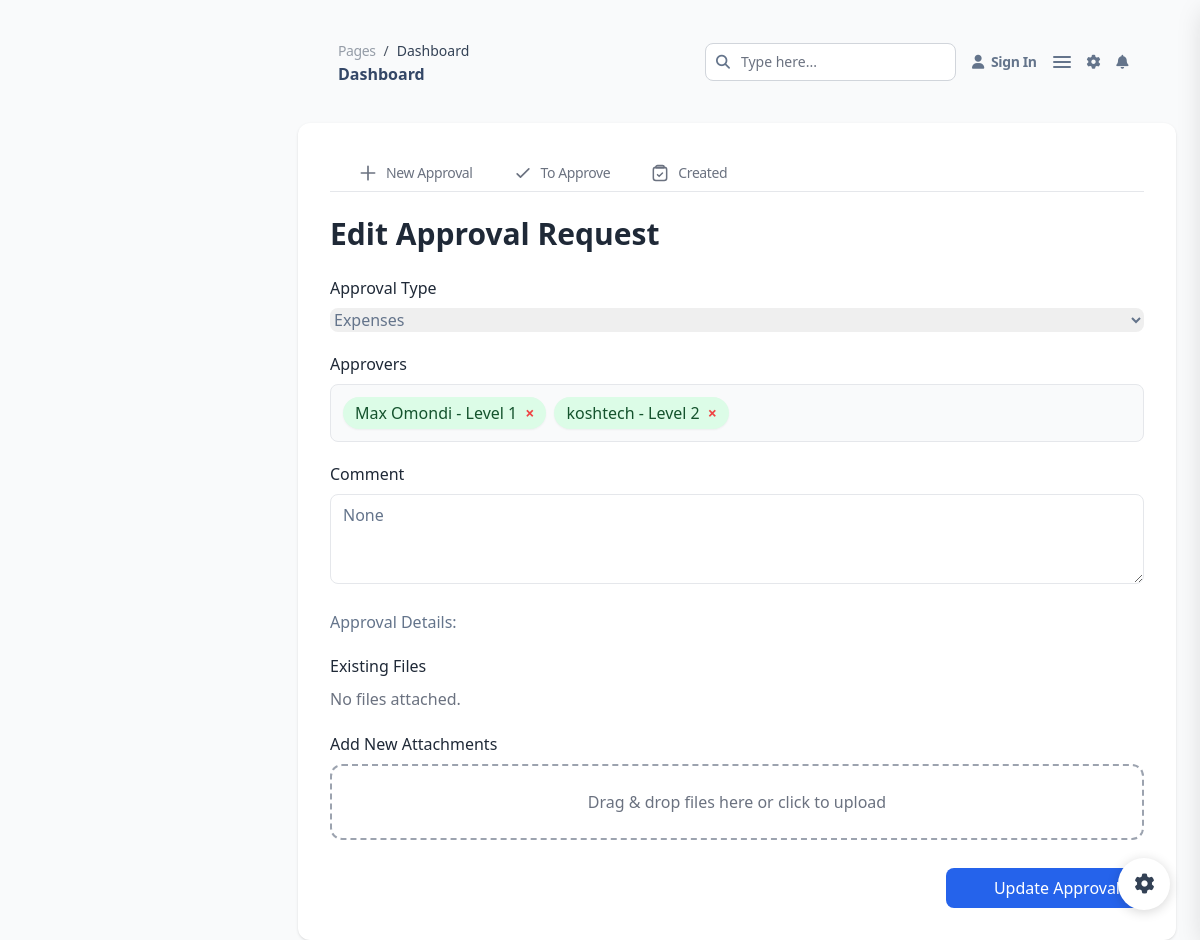
The app's page /approvals/edit-approval/25/ (signed in) with its own data.
### approvals/models.py (models this page shows, shortened)
class ApprovalRecord(models.Model):
    STATUS_CHOICES = [
        ("pending", "Pending"),
        ("approved", "Approved"),
        ("rejected", "Rejected"),
        ("notified", "Notified"),
    ]
    approval_type = models.ForeignKey(ApprovalType, on_delete=models.CASCADE)
    approver = models.ForeignKey(Employee, on_delete=models.CASCADE, related_name="approvals")
    creator = models.ForeignKey(Employee, on_delete=models.CASCADE, related_name="created_approvals")
    content_type = models.ForeignKey(ContentType, on_delete=models.CASCADE, blank=True, null=True)
    object_id = models.PositiveIntegerField(blank=True, null=True)
    content_object = GenericForeignKey("content_type", "object_id")
    level = models.PositiveIntegerField(default=1)
    status = models.CharField(max_length=20, choices=STATUS_CHOICES, default="pending")
    comment = models.TextField(blank=True, null=True)
    approved_at = models.DateTimeField(blank=True, null=True)
    is_proper_approver = models.BooleanField(default=True)
    was_notified = models.BooleanField(default=False)
    rich_content = HTMLField(blank=True, null=True)
    created_at = models.DateTimeField(auto_now_add=True)
    updated_at = models.DateTimeField(auto_now=True)

class ApprovalType(models.Model):
    name = models.CharField(max_length=100, unique=True)
    description = models.TextField(blank=True, null=True)

### users/models.py (models this page shows, shortened)
class Employee(models.Model):
    EMPLOYMENT_TYPE_CHOICES = [
        ('full_time', 'Full-Time'),
        ('part_time', 'Part-Time'),
        ('contract', 'Contract'),
        ('intern', 'Intern'),
    ]
    GENDER_CHOICES = [
        ('male', 'Male'),
        ('female', 'Female'),
        ('other', 'Other'),
    ]
    MARITAL_STATUS_CHOICES = [
        ('single', 'Single'),
        ('married', 'Married'),
        ('divorced', 'Divorced'),
        ('widowed', 'Widowed'),
    ]
    JOB_STATUS_CHOICES = [
        ('active', 'Active'),
        ('suspended', 'Suspended'),
        ('terminated', 'Terminated'),
        ('resigned', 'Resigned'),
    ]
    employee_code = models.CharField(max_length=20, unique=True)
    full_name = models.CharField(max_length=255, null=True)
    phone_number = models.CharField(max_length=20,null=True)
    date_of_joining = models.DateField(null=True, blank=True)
    department = models.ForeignKey(Department, on_delete=models.SET_NULL, null=True, blank=True)
    sub_department = models.ForeignKey(SubDepartment, on_delete=models.SET_NULL, null=True, blank=True)
    stations = models.ManyToManyField(
        "attendance.Station",
        related_name="employees",
        blank=True
    )
    job_position = models.CharField(max_length=255, blank=True, null=True)
    employment_type = models.CharField(max_length=50, choices=[("full_time", "Full Time"), ("part_time", "Part Time"), ("contract", "Contract")])
    gender = models.CharField(max_length=10,null=True, choices=[("male", "Male"), ("female", "Female"), ("other", "Other")])
    marital_status = models.CharField(max_length=15,null=True, choices=[("single", "Single"), ("married", "Married"), ("divorced", "Divorced")])
    job_status = models.CharField(max_length=20, choices=[("active", "Active"), ("inactive", "Inactive")])
    national_id = models.CharField(max_length=20, blank=True, null=True)
    date_of_birth = models.DateField(null=True, blank=True)
    address = models.TextField(blank=True, null=True)
    bank_account_number = models.CharField(max_length=30, blank=True, null=True)
    bank_name = models.CharField(max_length=100, blank=True, null=True)
    next_of_kin_name = models.CharField(max_length=255, blank=True, null=True)
    next_of_kin_relationship = models.CharField(max_length=100, blank=True, null=True)
    next_of_kin_phone = models.CharField(max_length=20, blank=True, null=True)
    documents = models.FileField(upload_to="employee_docs/", blank=True, null=True)
    profile_image = models.ImageField(
        upload_to="employee_photos/",
        null=True,
        blank=True,
        help_text="Upload employee profile picture"
    )
    created_at = models.DateTimeField(auto_now_add=True)
    updated_at = models.DateTimeField(auto_now=True)
    bank_account_number = models.CharField(max_length=30, blank=True, null=True)
    bank_name = models.CharField(max_length=100, blank=True, null=True)
    basic_salary = models.DecimalField(
        max_digits=10, decimal_places=2,
        default=0,
        help_text="Base salary of the employee"
    )
    allowances = models.ManyToManyField(
        'payroll.Allowance',
        blank=True,
        related_name='employees',
        help_text="Allowances applicable to this employee"
    )
    overtime_rate = models.DecimalField(
        max_digits=10, decimal_places=2,
        default=0,
        help_text="Standard overtime rate per hour"
    )
    night_overtime_rate = models.DecimalField(
        max_digits=10, decimal_places=2,
        default=0,
        help_text="Night overtime rate per hour"
    )
    weekend_overtime_rate = models.DecimalField(
        max_digits=10, decimal_places=2,
        default=0,
        help_text="Weekend overtime rate per hour"
    )

### approvals/web/views.py (the view, shortened to what this page needs)
# urls.py: path("edit-approval/<int:approval_id>/", web_views.edit_approval, name="edit-approval"),
@login_required
def edit_approval(request, approval_id):
    approval = get_object_or_404(ApprovalRecord, id=approval_id)
    employee = Employee.objects.get(employee_code=request.user.username)
    form = ApprovalCreateForm(instance=approval)
    records = ApprovalRecord.objects.filter(
    content_type=approval.content_type,
    object_id=approval.object_id
    ).order_by("level", "id")   # ensure stable order
    unique_levels = {}
    for r in records:
        if r.level not in unique_levels:  # first record for this level only
            unique_levels[r.level] = r
    stages = list(unique_levels.values())
    initial_files = ApprovalAttachment.objects.filter(approval=approval)
    editable = approval.level == 1
    context = {
        "approval": approval,
        "editable": editable,
        "stages": stages,
        "initial_files": initial_files,
        "form": form,
    }
    return render(request, "approvals/edit_approval.html", context)

### approvals/forms.py
class ApprovalCreateForm(forms.ModelForm):
    approvers = forms.ModelMultipleChoiceField(
        queryset=Employee.objects.all(),
        widget=forms.SelectMultiple(attrs={"class": "approver-select"})
    )
    class Meta:
        model = ApprovalRecord
        fields = ["approval_type", "rich_content", "approvers"]
        widgets = {
            "rich_content": TinyMCE(attrs={'cols': 80, 'rows': 30}),
        }
        labels = {
            "rich_content": "Approval Details",
            "document_attachments": "Attach Documents",
        }

### approvals/templates/approvals/edit_approval.html (shortened to what this page needs)
{% extends "configs/base.html" %}
{% load static %}
{% block content %}
<main class="ease-soft-in-out xl:ml-68.5 relative h-full max-h-screen rounded-xl transition-all duration-200 p-4 sm:p-6">
  {% include 'configs/partials/main-top-nav.html' %}
  <div class="bg-white rounded-xl shadow p-6 sm:p-8 max-w-6xl mx-auto mt-6">
    {% include 'approvals/partials/approval_tabs.html' %}
    <h6 class="text-2xl sm:text-3xl font-semibold mb-6 text-gray-800">
      Edit Approval Request
    </h6>
    <form method="POST" enctype="multipart/form-data" id="approval-form"
          hx-post="{% url 'edit-approval' approval.id %}"
          hx-target="#form-messages"
          hx-swap="innerHTML"
          hx-indicator="#save-spinner">
      <div class="mb-5">
        <label class="block mb-2 font-medium text-gray-800">Approval Type</label>
        <select name="approval_type"
                id="approval-type-select"
                class="approval-type-select w-full rounded-lg"
                {% if not editable %}disabled{% endif %}>
          {% for at in form.fields.approval_type.queryset %}
          <option value="{{ at.id }}" {% if at == approval.approval_type %}selected{% endif %}>
            {{ at.name }}
          </option>
          {% endfor %}
        </select>
      </div>
      <div class="mb-5">
        <label class="block mb-2 font-medium text-gray-800">Approvers</label>
        <div id="approvers-chips"
             class="flex flex-wrap gap-2 p-3 border rounded-lg min-h-[56px] bg-gray-50">
          {% for stage in stages %}
          <div class="flex items-center bg-green-100 text-green-900 px-3 py-1 rounded-full shadow-sm space-x-2 chip"
               data-id="{{ stage.approver.id }}">
            <span class="font-medium">{{ stage.approver.full_name }} - Level {{ stage.level }}</span>
            {% if editable %}
            <button type="button" class="text-red-500 font-bold remove-chip">&times;</button>
            {% endif %}
          </div>
          {% endfor %}
        </div>
      </div>
      <div class="mb-5">
        <label class="block mb-2 font-medium text-gray-800">Comment</label>
        <textarea name="comment"
                  rows="3"
                  class="w-full px-3 py-2 border rounded-lg focus:ring-blue-500 focus:border-blue-500"
                  {% if not editable %}disabled{% endif %}>{{ approval.comment }}</textarea>
      </div>
      <div class="mb-5">
        {{ form.rich_content.label_tag }}
        {{ form.rich_content }}
      </div>
      <div class="mb-5">
        <label class="block mb-2 font-medium text-gray-800">Existing Files</label>
        <div id="existing-files" class="space-y-2">
          {% for f in initial_files %}
          <div class="flex items-center justify-between p-3 border rounded-lg bg-gray-100 shadow-sm">
              <a href="{{ f.file.url }}" target="_blank" class="text-blue-600 hover:underline">
                  {{ f.file.name }}
              </a>
              {% if editable %}
              <label class="flex items-center space-x-2 text-sm text-red-600">
                  <input type="checkbox" name="remove_files" value="{{ f.id }}" class="w-4 h-4">
                  <span>Remove</span>
              </label>
              {% endif %}
          </div>
          {% empty %}
          <p class="text-gray-500">No files attached.</p>
          {% endfor %}
        </div>
      </div>
      {% if editable %}
      <div class="mb-5">
        <label class="block mb-2 font-medium text-gray-800">Add New Attachments</label>
        <div id="dropzone"
             class="border-2 border-dashed border-gray-400 rounded-xl p-6 text-center cursor-pointer transition hover:bg-gray-100">
          <p class="text-gray-500 text-sm sm:text-base">Drag & drop files here or click to upload</p>
        </div>
      </div>
      {% endif %}
      {% if editable %}
      <div class="mt-7 flex justify-end">
        <button type="submit"
                class="bg-blue-600 text-white px-6 py-2 rounded-lg hover:bg-blue-700 transition flex items-center space-x-2">
          <span>Update Approval</span>
        </button>
      </div>
      {% endif %}
    </form>
  </div>
</main>
<link rel="stylesheet" href="https://cdn.jsdelivr.net/npm/choices.js/public/assets/styles/choices.min.css"/>
{% endblock %}

### records on screen
ApprovalRecord: approval_type "Expenses", comment "None"
ApprovalRecord: approver.full_name "Max Omondi", level "1"
ApprovalRecord: approver.full_name "koshtech", level "2"
